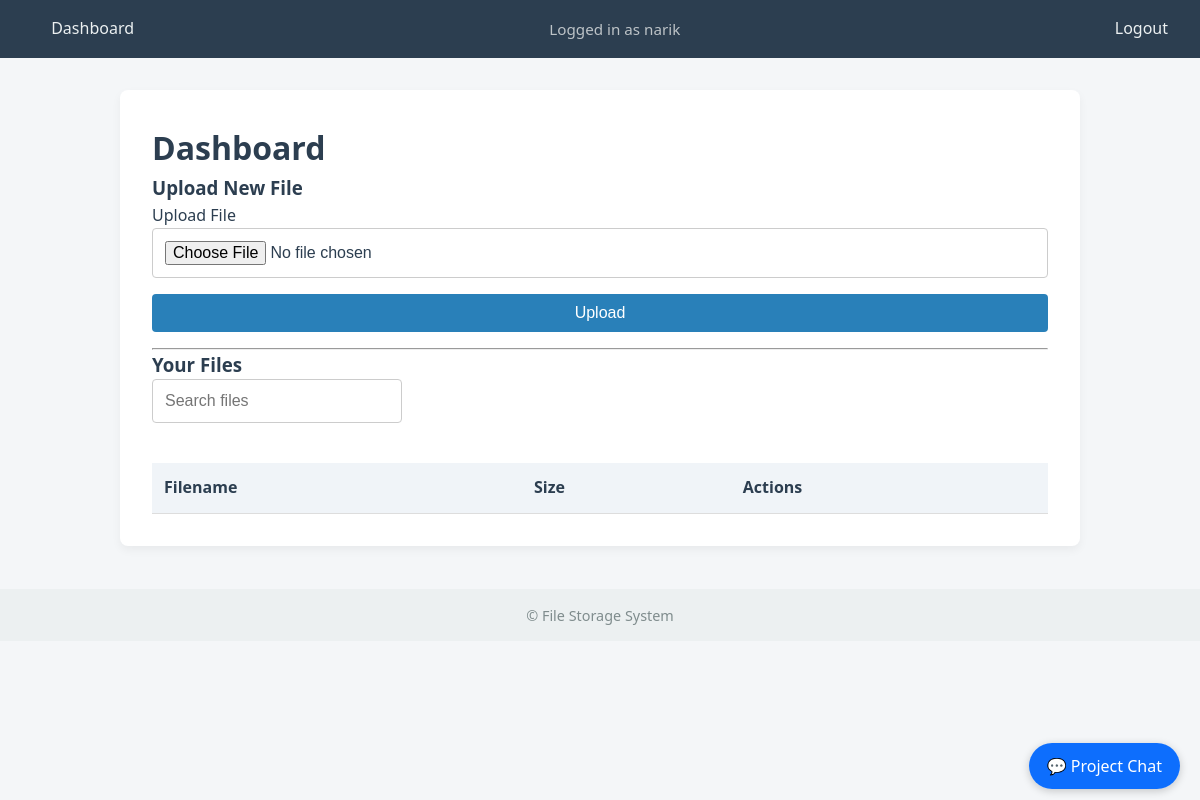
The page /dashboard (signed in) on the database as committed earlier.
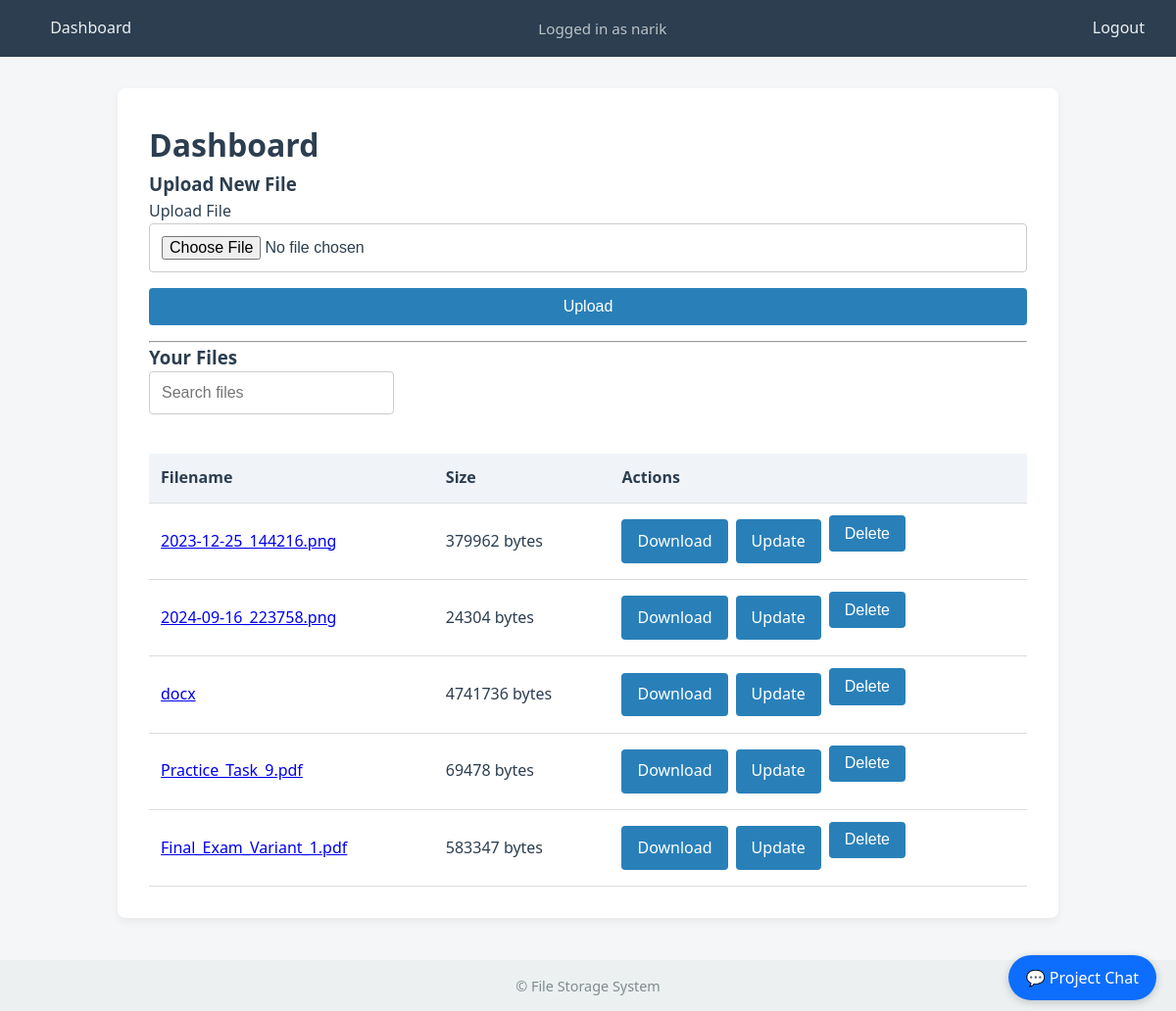
The same page on the database as committed later.
### file_storage/app/models/models_form.py (models this page shows)
class File(db.Model):
    id = db.Column(db.Integer, primary_key=True)
    filename = db.Column(db.String(100))
    size = db.Column(db.Integer)
    uploaded = db.Column(db.DateTime, default=datetime.utcnow)
    user_id = db.Column(db.Integer, db.ForeignKey('user.id'))

### file_storage/app/files/views.py (the view, shortened to what this page needs)
@files_bp.route('/dashboard', methods=['GET', 'POST'])
@login_required
def dashboard():
    form = UploadForm()
    search_query = request.args.get('search', '').strip()
    files = File.query.filter_by(user_id=current_user.id).all() if not search_query else \
        File.query.filter(File.user_id == current_user.id, File.filename.ilike(f"%{search_query}%")).all()
    return render_template('dashboard.html', form=form, files=files, search_query=search_query)

### file_storage/app/models/models_form.py
class UploadForm(FlaskForm):
    file = FileField('Upload File')
    submit = SubmitField('Upload')

### file_storage/app/models/models_form.py (called while the page is built)
@login_manager.user_loader
def load_user(user_id):
    return User.query.get(int(user_id))

### file_storage/app/templates/dashboard.html (shortened to what this page needs)
{% extends 'base.html' %}
{% block content %}
<h1>Dashboard</h1>
<div class="d-flex justify-content-between mb-3">
    <div>
        <h3>Upload New File</h3>
        <form method="POST" enctype="multipart/form-data">
            <div>
                {{ form.file.label }}
                {{ form.file() }}
            </div>
            <div>
                <button type="submit" class="btn btn-success">Upload</button>
            </div>
        </form>
    </div>
</div>
<hr>
<div class="d-flex justify-content-between align-items-center">
    <h3>Your Files</h3>
    <form method="GET" action="{{ url_for('files.dashboard') }}" class="d-flex">
        <input type="text" name="search" placeholder="Search files" class="form-control" style="width: 250px;" value="{{ search_query }}">
    </form>
</div>
<table class="table mt-3">
    <thead>
        <tr>
            <th>Filename</th>
            <th>Size</th>
            <th>Actions</th>
        </tr>
    </thead>
    <tbody>
        {% for file in files %}
            <tr>
                <td>
                    <a href="{{ url_for('files.view_file', file_id=file.id) }}">{{ file.filename }}</a>
                </td>
                <td>{{ file.size }} bytes</td>
                <td class="action-buttons">
                    <div class="btn-group">
                        <a href="{{ url_for('files.download_file', file_id=file.id) }}" class="btn btn-primary">Download</a>
                        <a href="{{ url_for('files.update_file', file_id=file.id) }}" class="btn btn-warning">Update</a>
                        <form action="{{ url_for('files.delete_file', file_id=file.id) }}" method="post" style="display:inline;">
                            <button type="submit" class="btn btn-danger">Delete</button>
                        </form>
                    </div>
                </td>
            </tr>
        {% endfor %}
    </tbody>
</table>
{% endblock %}

Rows that differ between the two databases and show on the page:
added File: filename "2023-12-25_144216.png", size "379962"
added File: filename "2024-09-16_223758.png", size "24304"
added File: filename "docx", size "4741736"
added File: filename "Practice_Task_9.pdf", size "69478"
added File: filename "Final_Exam_Variant_1.pdf", size "583347"
